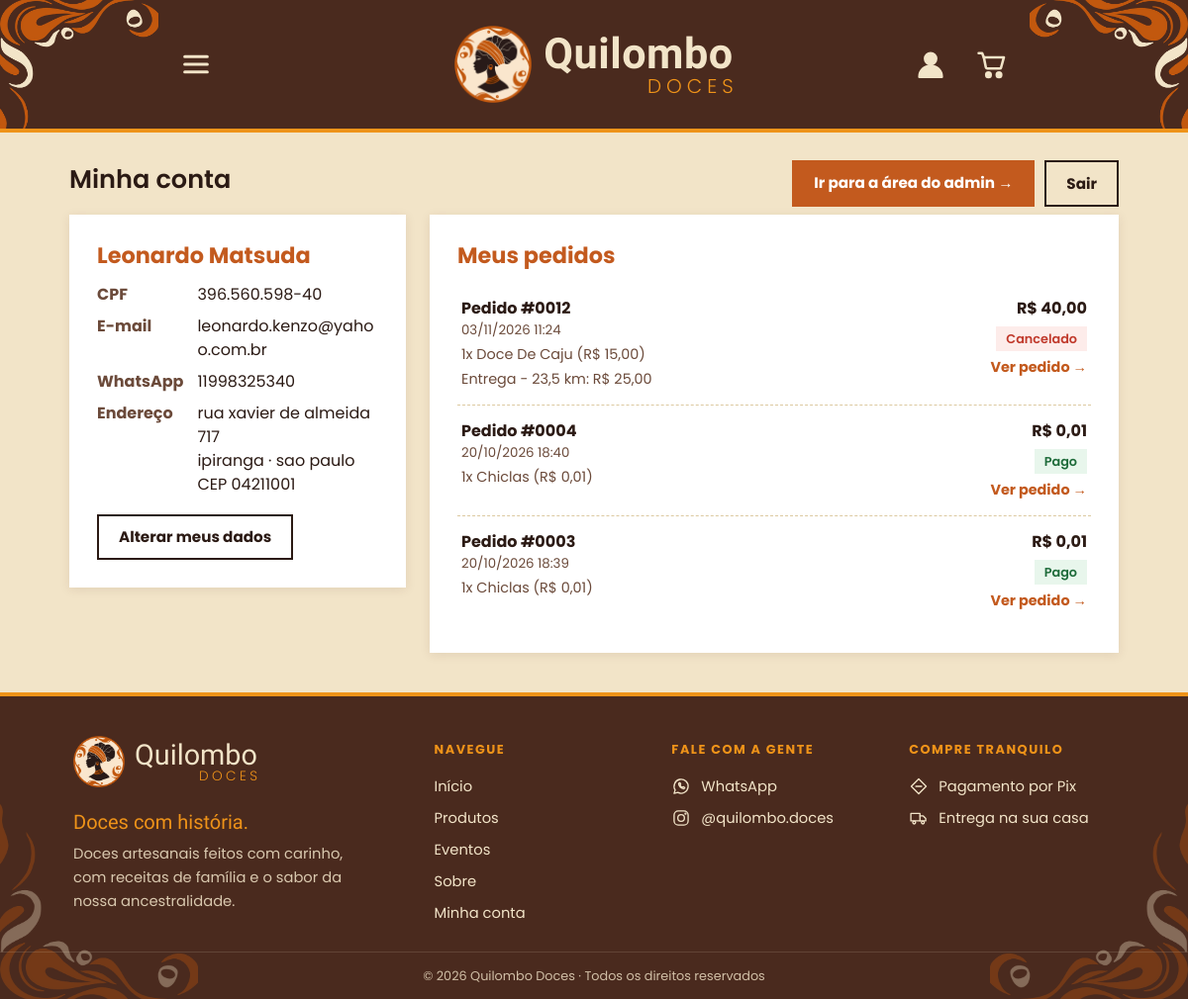
The page /conta (signed in) on the database as committed earlier.
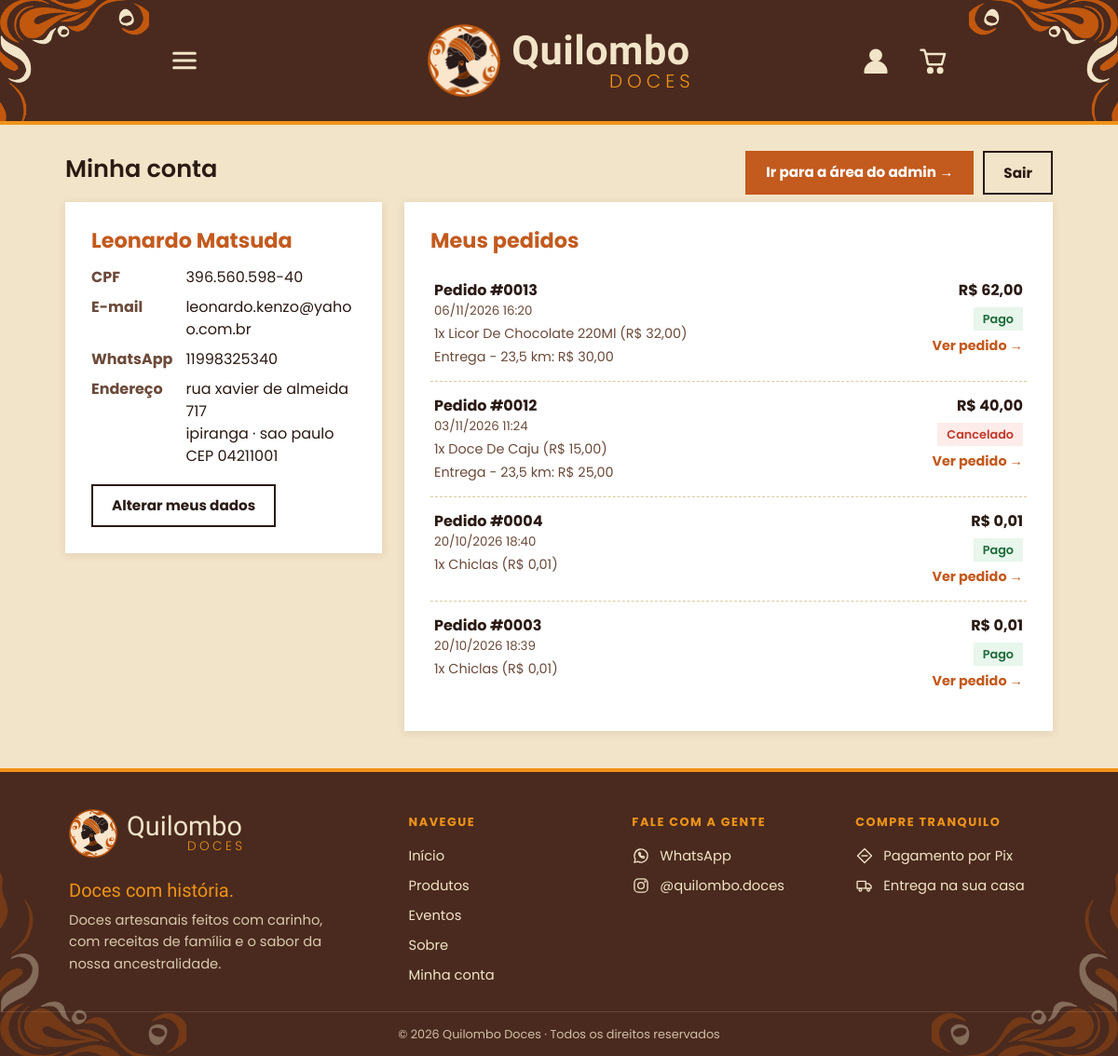
The same page on the database as committed later.
### tables this page shows
CREATE TABLE pedidos (
                id        INTEGER PRIMARY KEY AUTOINCREMENT,
                token     TEXT    NOT NULL,
                nome      TEXT    NOT NULL,
                telefone  TEXT    NOT NULL,
                itens     TEXT    NOT NULL,
                total     REAL    NOT NULL,
                status    TEXT    NOT NULL DEFAULT 'aguardando',
                criado_em TEXT    NOT NULL
            , cliente_id INTEGER, cpf TEXT, endereco TEXT, itens_json TEXT, entrega TEXT, frete REAL NOT NULL DEFAULT 0, mp_id TEXT, pix_codigo TEXT);

### contas.py (the view)
@contas.route("/conta")
def minha_conta():
    cliente = cliente_atual()
    if cliente is None:
        return render_template("conta_entrar.html", proximo="", erro="")
    conn = conectar_banco()
    pedidos = conn.execute(
        'SELECT * FROM pedidos WHERE cliente_id = ? ORDER BY id DESC',
        (cliente["id"],)).fetchall()
    conn.close()
    return render_template("conta.html", cliente=cliente, pedidos=pedidos,
                           e_admin=conta_e_admin())

### app.py (called while the page is built)
@app.template_filter("brl")
def formato_brl(valor):
    return f"{float(valor):.2f}".replace(".", ",")

@app.context_processor
def dados_globais():
    return {
        "qtd_carrinho": sum(session.get("carrinho", {}).values()),
        "whatsapp": WHATSAPP,
        "pedidos_pendentes": contar_pedidos_pendentes(),
        "cliente": cliente_atual(),      # cliente logado na loja (ou None)
    }

def contar_pedidos_pendentes():
    conn = conectar_banco()
    qtd = conn.execute(
        "SELECT COUNT(*) FROM pedidos WHERE status = 'informado'").fetchone()[0]
    conn.close()
    return qtd

@app.template_filter("numero_pedido")
def numero_pedido(id_pedido):
    return f"#{id_pedido:04d}"

@app.template_filter("entrega")
def texto_entrega(pedido):
    if not pedido["entrega"]:
        return ""
    valor = f"R$ {formato_brl(pedido['frete'])}" if pedido["frete"] else "grátis"
    return f"{pedido['entrega']}: {valor}\n"

### contas.py (called while the page is built)
def so_numeros(texto):
    return "".join(c for c in texto if c.isdigit())

@contas.app_template_filter("cpf")
def formatar_cpf(cpf):
    n = so_numeros(cpf or "")
    if len(n) != 11:
        return cpf or ""
    return f"{n[:3]}.{n[3:6]}.{n[6:9]}-{n[9:]}"

### templates/conta.html (shortened to what this page needs)
{% extends "base_loja.html" %}
{% block conteudo %}
  <div class="secao-cabecalho">
    <h2 class="secao-titulo">Minha conta</h2>
    <div class="conta-botoes">
      {% if e_admin %}
        <a class="btn btn-principal" href="{{ url_for('listar') }}">Ir para a área do admin &rarr;</a>
      {% endif %}
      <form method="post" action="{{ url_for('contas.sair') }}">
        <button type="submit" class="btn btn-contorno">Sair</button>
      </form>
    </div>
  </div>
  <div class="conta">
    <section class="cartao conta-dados">
      <h3>{{ cliente['nome'] }}</h3>
      <dl>
        <dt>CPF</dt><dd>{{ cliente['cpf']|cpf }}</dd>
        <dt>E-mail</dt><dd>{{ cliente['email'] or '' }}</dd>
        <dt>WhatsApp</dt><dd>{{ cliente['telefone'] }}</dd>
        <dt>Endereço</dt>
        <dd>
          {{ cliente['endereco'] }}{% if cliente['numero'] %}, {{ cliente['numero'] }}{% endif %}{% if cliente['complemento'] %}, {{ cliente['complemento'] }}{% endif %}<br>
          {{ cliente['bairro'] }} &middot; {{ cliente['cidade'] }}<br>
          CEP {{ cliente['cep'] }}
        </dd>
      </dl>
      <a class="btn btn-contorno" href="{{ url_for('contas.editar') }}">Alterar meus dados</a>
    </section>
    <section class="cartao conta-pedidos">
      <h3>Meus pedidos</h3>
      {% if pedidos %}
        {% for p in pedidos %}
          <a class="pedido-linha" href="{{ url_for('loja_pedido', token=p['token']) }}">
            <div>
              <b>Pedido {{ p['id']|numero_pedido }}</b>
              <small>{{ p['criado_em'] }}</small>
              <span class="pedido-itens">{{ p['itens'] }}</span>
              {% if p['entrega'] %}<span class="pedido-itens">{{ p|entrega }}</span>{% endif %}
            </div>
            <div class="pedido-lado">
              <b>R$ {{ p['total']|brl }}</b>
              {% include "_situacao_pedido.html" %}
              {% if p['status'] in ('aguardando', 'informado') %}
                <span class="pedido-acao">Continuar pagamento &rarr;</span>
              {% else %}
                <span class="pedido-acao">Ver pedido &rarr;</span>
              {% endif %}
            </div>
          </a>
        {% endfor %}
      {% else %}
        <p class="vazio">Você ainda não fez nenhum pedido.</p>
        <p class="centro"><a class="btn btn-principal" href="{{ url_for('loja_produtos') }}">Ver nossos doces</a></p>
      {% endif %}
    </section>
  </div>
{% endblock %}

### templates/_situacao_pedido.html
{% if p['status'] == 'aguardando' %}<span class="selo selo-aguardando">Aguardando Pix</span>
{% elif p['status'] == 'informado' %}<span class="selo selo-informado">Conferindo pagamento</span>
{% elif p['status'] == 'pago' %}<span class="selo selo-pago">Pago</span>
{% else %}<span class="selo selo-cancelado">Cancelado</span>{% endif %}

Rows that differ between the two databases and show on the page:
added pedidos: id|numero_pedido "#0013", criado_em "06/11/2026 16:20", itens "1x Licor De Chocolate 220Ml (R$ 32,00)", p "Entrega - 23,5 km: R$ 30,00", total|brl "62,00", status "Pago"
